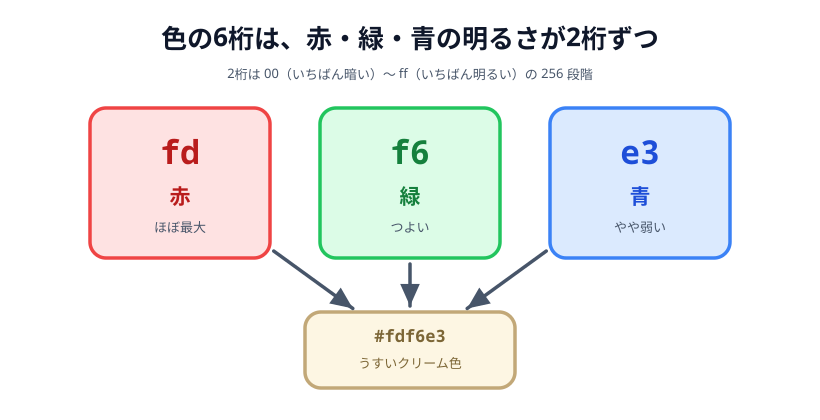

Here is the Python script that generated this plot:
# 03-hex-rgb.svg
# スキーマ: PART-WHOLE（6桁 = 赤2桁 + 緑2桁 + 青2桁）+ SCALE（00〜ff の明るさ）
# 色の6桁を2桁ずつ区切ると赤・緑・青の明るさで、3つ合わさって1つの色になる。

import sys
sys.path.insert(0, "/Users/seekseep/.claude/skills/genfig")
from genfig import Canvas, PALETTE

# 出来あがる色そのものを見せる図なので、この図だけで使う色を足す
PALETTE["cream"] = {"bg": "#fdf6e3", "border": "#c2a878", "text": "#7c6636"}

W, H = 820, 420
c = Canvas(W, H)

c.text(410, 48, "色の6桁は、赤・緑・青の明るさが2桁ずつ", scale="xl")
c.text(410, 78, "2桁は 00（いちばん暗い）〜 ff（いちばん明るい）の 256 段階", scale="sm")

PARTS = [
    (90,  "red",   "fd", "赤", "ほぼ最大"),
    (320, "green", "f6", "緑", "つよい"),
    (550, "blue",  "e3", "青", "やや弱い"),
]

boxes = []
for x, color, pair, name, strength in PARTS:
    box = c.sticky(x, 108, 180, 150, color=color)
    c.text(box.cx, 164, pair, scale="xxl", fill=PALETTE[color]["text"], font="technical")
    c.text(box.cx, 204, name, scale="lg", fill=PALETTE[color]["text"])
    c.text(box.cx, 232, strength, scale="sm")
    boxes.append(box)

swatch = c.sticky(305, 312, 210, 76, color="cream")
c.text(swatch.cx, 342, "#fdf6e3", scale="md",
       fill=PALETTE["cream"]["text"], font="technical")
c.text(swatch.cx, 368, "うすいクリーム色", scale="sm", fill=PALETTE["cream"]["text"])

for box in boxes:
    c.link(box, swatch)

c.save("03-hex-rgb.svg")
